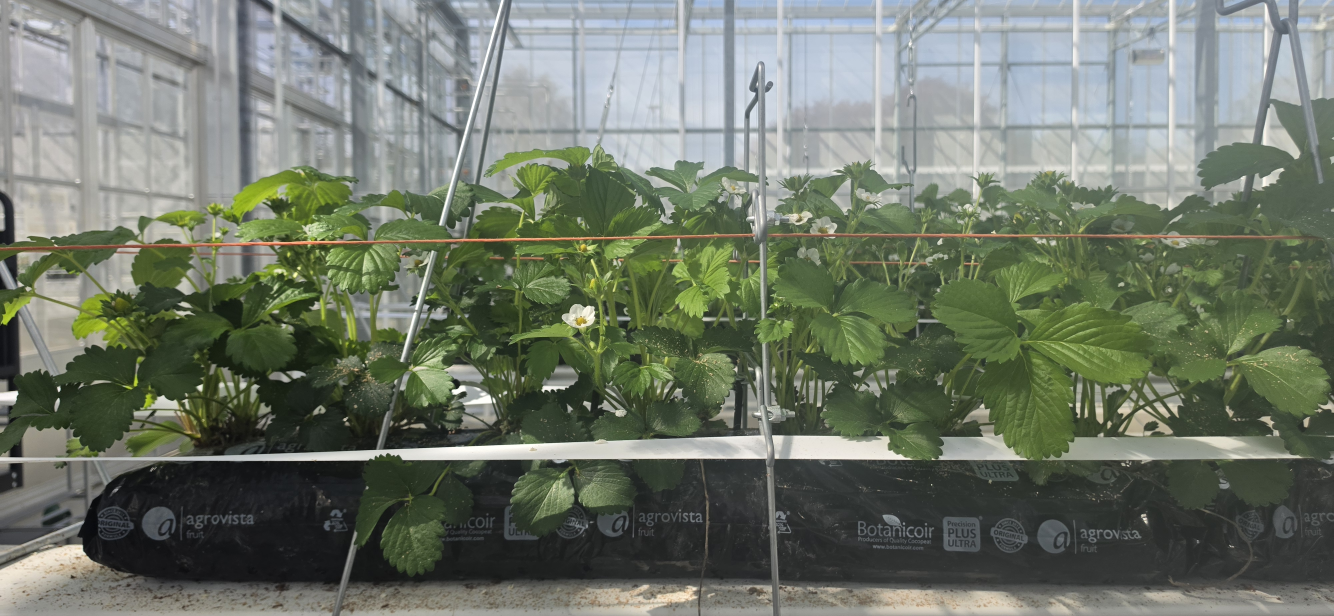
#> input picture Height_Test.jpg, 4000 x 1848 px (shown at 1/3 size)
$ python Convex.py
#> lines starting #> are read from the running program, lines starting #| are printed output that depends on the picture; after the words box and inside, x2 and y2 are one past the last pixel; in counts of white or black regions, pixels touching at a corner belong together
import cv2 as cv
import numpy as np


img = cv.imread('Height_Test.jpg')
#> img is the input picture: shape (1848, 4000, 3); mean B, G, R 105.2, 118.9, 111.1
img = cv.resize(img, (960, 540))
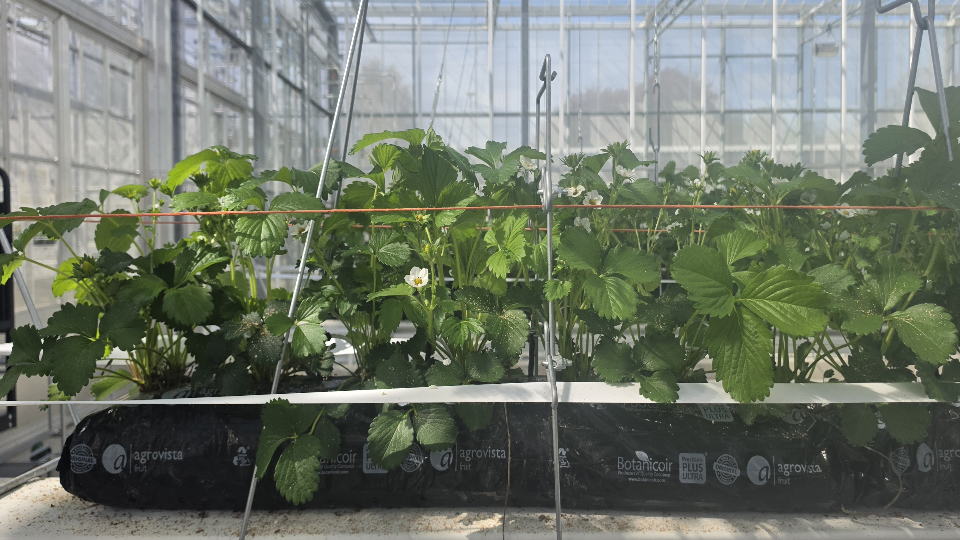
#> img: shape (540, 960, 3); mean B, G, R 105.1, 118.8, 111
gray = cv.cvtColor(img, cv.COLOR_BGR2GRAY)#Apply a threshold to the image to separate the objects from the background
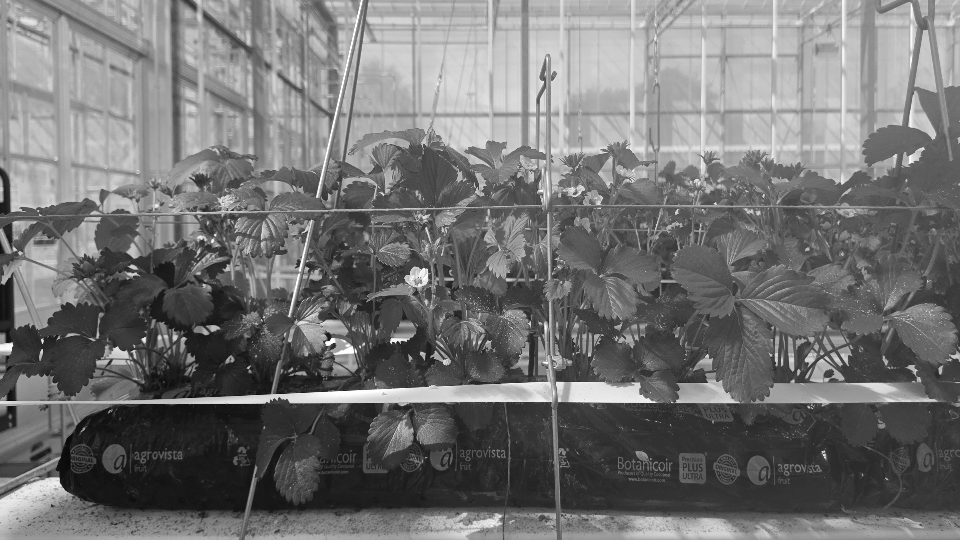
#> gray: shape (540, 960); min 6, max 255, mean 114.9
blur = cv.blur(gray, (5, 5))
ret, thresh = cv.threshold(blur, 100, 255, cv.THRESH_BINARY)
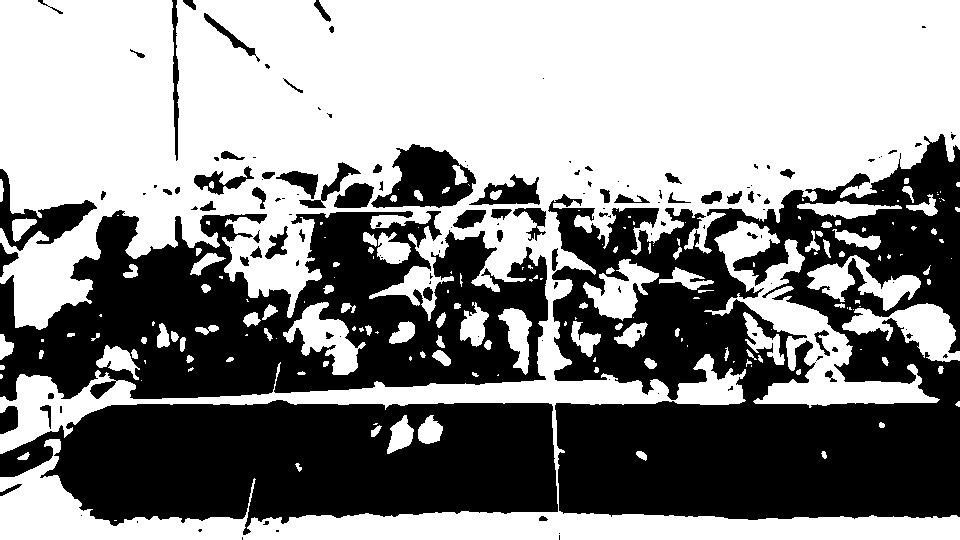
#> thresh: shape (540, 960); 55.6% white; 141 black regions (80 under 20 px)

contours, hierarchy = cv.findContours(thresh, cv.RETR_TREE, cv.CHAIN_APPROX_SIMPLE)
#> contours = 325 contours, 171 with area under 20; largest, box (x1, y1, x2, y2) and area: (0, 0, 960, 540) 259942, (704, 221, 940, 408) 10466, (370, 143, 477, 209) 4295, (842, 303, 960, 362) 3062, (283, 302, 366, 375) 2376

hull = []

for i in range(len(contours)):
    hull.append(cv.convexHull(contours[i], False))
#> after the loop, hull = 325 contours, 163 with area under 20; largest, box (x1, y1, x2, y2) and area: (0, 0, 960, 540) 516901, (704, 221, 940, 408) 25912, (370, 143, 477, 209) 5102, (842, 303, 960, 362) 4558, (807, 255, 921, 311) 4049

drawing = np.zeros((thresh.shape[0], thresh.shape[1], 3), dtype=np.uint8)

for i in range(len(contours)):
    color_contours = (0, 255, 0)
    color = (255, 0, 0)
    cv.drawContours(drawing, contours, i, color_contours, 1, 8, hierarchy)
    cv.drawContours(drawing, hull, i, color, 1, 8)
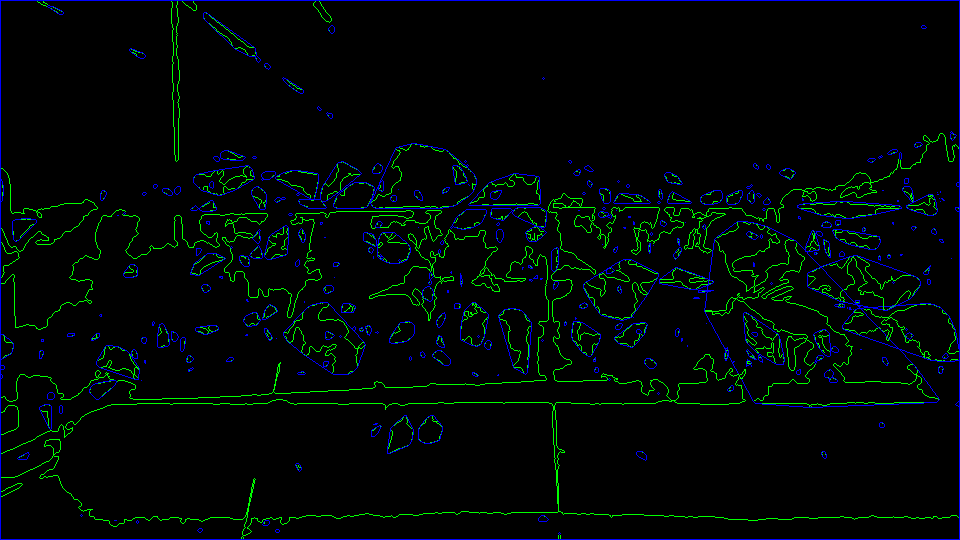
#> drawing: shape (540, 960, 3); mean of channels 0, 1, 2 5.9, 7, 0; drawn as B, G, R

cv.imshow('Convex Hull', drawing)
cv.waitKey(0)
